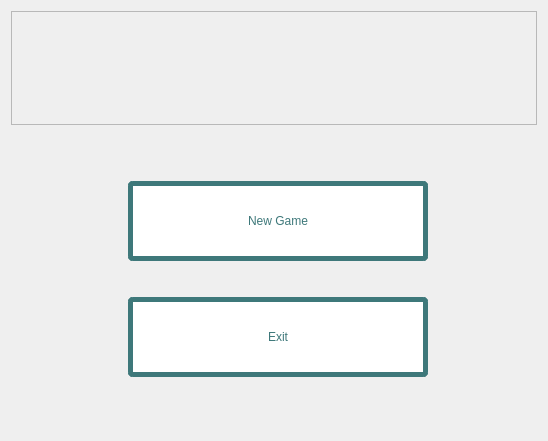
<?xml version="1.0" encoding="UTF-8"?>
<ui version="4.0">
 <class>Widget</class>
 <widget class="QWidget" name="Widget">
  <property name="geometry">
   <rect>
    <x>0</x>
    <y>0</y>
    <width>548</width>
    <height>441</height>
   </rect>
  </property>
  <property name="windowTitle">
   <string>Widget</string>
  </property>
  <layout class="QGridLayout" name="gridLayout_3">
   <item row="0" column="0">
    <layout class="QGridLayout" name="gridLayout_2">
     <item row="1" column="0">
      <layout class="QGridLayout" name="gridLayout">
       <item row="0" column="1">
        <spacer name="verticalSpacer_3">
         <property name="orientation">
          <enum>Qt::Vertical</enum>
         </property>
         <property name="sizeType">
          <enum>QSizePolicy::Minimum</enum>
         </property>
         <property name="sizeHint" stdset="0">
          <size>
           <width>20</width>
           <height>50</height>
          </size>
         </property>
        </spacer>
       </item>
       <item row="1" column="0">
        <spacer name="horizontalSpacer">
         <property name="orientation">
          <enum>Qt::Horizontal</enum>
         </property>
         <property name="sizeType">
          <enum>QSizePolicy::Preferred</enum>
         </property>
         <property name="sizeHint" stdset="0">
          <size>
           <width>154</width>
           <height>20</height>
          </size>
         </property>
        </spacer>
       </item>
       <item row="1" column="1">
        <layout class="QVBoxLayout" name="verticalLayout">
         <item>
          <widget class="QPushButton" name="pushButton">
           <property name="sizePolicy">
            <sizepolicy hsizetype="Expanding" vsizetype="Expanding">
             <horstretch>0</horstretch>
             <verstretch>0</verstretch>
            </sizepolicy>
           </property>
           <property name="minimumSize">
            <size>
             <width>300</width>
             <height>80</height>
            </size>
           </property>
           <property name="maximumSize">
            <size>
             <width>300</width>
             <height>80</height>
            </size>
           </property>
           <property name="styleSheet">
            <string notr="true">background-color: rgb(255, 255, 255);
font: 75 20pt &quot;Malgun Gothic&quot;;
color: rgb(62, 120, 122);
border:5px solid  rgb(62, 120, 122);
border-radius: 5px;</string>
           </property>
           <property name="text">
            <string>New Game</string>
           </property>
          </widget>
         </item>
         <item>
          <spacer name="verticalSpacer_2">
           <property name="orientation">
            <enum>Qt::Vertical</enum>
           </property>
           <property name="sizeType">
            <enum>QSizePolicy::Fixed</enum>
           </property>
           <property name="sizeHint" stdset="0">
            <size>
             <width>5</width>
             <height>30</height>
            </size>
           </property>
          </spacer>
         </item>
         <item>
          <widget class="QPushButton" name="pushButton_2">
           <property name="sizePolicy">
            <sizepolicy hsizetype="Expanding" vsizetype="Expanding">
             <horstretch>0</horstretch>
             <verstretch>0</verstretch>
            </sizepolicy>
           </property>
           <property name="minimumSize">
            <size>
             <width>300</width>
             <height>80</height>
            </size>
           </property>
           <property name="maximumSize">
            <size>
             <width>300</width>
             <height>80</height>
            </size>
           </property>
           <property name="styleSheet">
            <string notr="true">background-color: rgb(255, 255, 255);
color: rgb(62, 120, 122);
border:5px solid  rgb(62, 120, 122);
border-radius: 5px;
font: 75 20pt &quot;Malgun Gothic&quot;;</string>
           </property>
           <property name="text">
            <string>Exit</string>
           </property>
          </widget>
         </item>
        </layout>
       </item>
       <item row="1" column="2">
        <spacer name="horizontalSpacer_3">
         <property name="orientation">
          <enum>Qt::Horizontal</enum>
         </property>
         <property name="sizeType">
          <enum>QSizePolicy::Preferred</enum>
         </property>
         <property name="sizeHint" stdset="0">
          <size>
           <width>145</width>
           <height>20</height>
          </size>
         </property>
        </spacer>
       </item>
       <item row="2" column="1">
        <spacer name="verticalSpacer_4">
         <property name="orientation">
          <enum>Qt::Vertical</enum>
         </property>
         <property name="sizeType">
          <enum>QSizePolicy::Preferred</enum>
         </property>
         <property name="sizeHint" stdset="0">
          <size>
           <width>20</width>
           <height>60</height>
          </size>
         </property>
        </spacer>
       </item>
      </layout>
     </item>
     <item row="0" column="0">
      <widget class="QFrame" name="frame">
       <property name="frameShape">
        <enum>QFrame::StyledPanel</enum>
       </property>
       <property name="frameShadow">
        <enum>QFrame::Raised</enum>
       </property>
       <layout class="QGridLayout" name="gridLayout_4">
        <item row="0" column="1" colspan="2">
         <spacer name="horizontalSpacer_2">
          <property name="orientation">
           <enum>Qt::Horizontal</enum>
          </property>
          <property name="sizeHint" stdset="0">
           <size>
            <width>450</width>
            <height>20</height>
           </size>
          </property>
         </spacer>
        </item>
        <item row="0" column="3" rowspan="3">
         <spacer name="verticalSpacer_5">
          <property name="orientation">
           <enum>Qt::Vertical</enum>
          </property>
          <property name="sizeType">
           <enum>QSizePolicy::Fixed</enum>
          </property>
          <property name="sizeHint" stdset="0">
           <size>
            <width>20</width>
            <height>90</height>
           </size>
          </property>
         </spacer>
        </item>
        <item row="0" column="0" rowspan="3">
         <spacer name="verticalSpacer">
          <property name="orientation">
           <enum>Qt::Vertical</enum>
          </property>
          <property name="sizeType">
           <enum>QSizePolicy::Fixed</enum>
          </property>
          <property name="sizeHint" stdset="0">
           <size>
            <width>17</width>
            <height>90</height>
           </size>
          </property>
         </spacer>
        </item>
        <item row="1" column="1" rowspan="2" colspan="2">
         <widget class="QLabel" name="label">
          <property name="text">
           <string/>
          </property>
         </widget>
        </item>
       </layout>
      </widget>
     </item>
    </layout>
   </item>
  </layout>
 </widget>
 <layoutdefault spacing="6" margin="11"/>
 <resources/>
 <connections/>
</ui>
